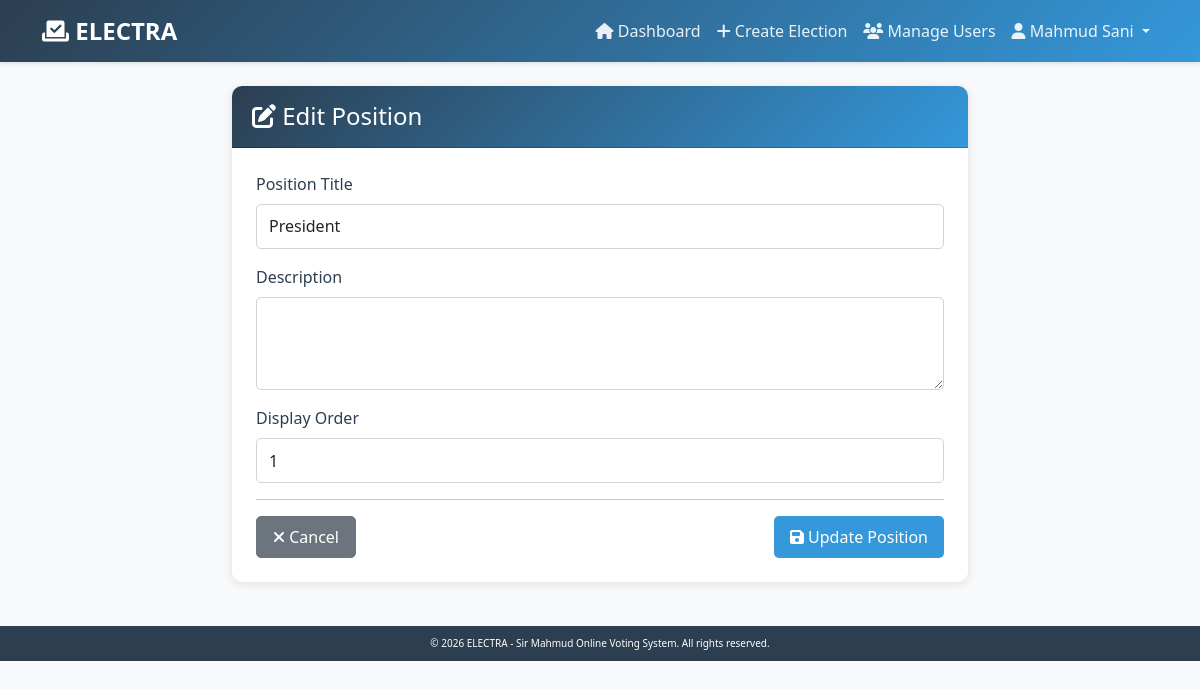
The page /contestants/position/12/edit/ (signed in) on the database its author committed.
### accounts/models.py (models this page shows, shortened)
class User(AbstractBaseUser, PermissionsMixin):
    ROLE_CHOICES = [
        ('voter', 'Voter'),
        ('admin', 'Admin'),
        ('super_admin', 'Super Admin'),
    ]
    email = models.EmailField(unique=True, max_length=255)
    voter_id = models.CharField(max_length=50, unique=True, db_index=True)
    first_name = models.CharField(max_length=100)
    last_name = models.CharField(max_length=100)
    role = models.CharField(max_length=20, choices=ROLE_CHOICES, default='voter')
    is_active = models.BooleanField(default=True)
    is_staff = models.BooleanField(default=False)
    date_joined = models.DateTimeField(auto_now_add=True)
    objects = UserManager()
    USERNAME_FIELD = 'email'
    REQUIRED_FIELDS = ['voter_id', 'first_name', 'last_name']
    class Meta:
        verbose_name = 'User'
        verbose_name_plural = 'Users'
        ordering = ['-date_joined']
    def get_full_name(self):
        return f"{self.first_name} {self.last_name}"
    def is_super_admin(self):
        return self.role == 'super_admin'

### contestants/models.py (models this page shows, shortened)
class Position(models.Model):
    election = models.ForeignKey(
        Election,
        on_delete=models.CASCADE,
        related_name='positions'
    )
    title = models.CharField(max_length=200)
    description = models.TextField(blank=True)
    order = models.PositiveIntegerField(default=0)
    created_at = models.DateTimeField(auto_now_add=True)
    class Meta:
        verbose_name = 'Position'
        verbose_name_plural = 'Positions'
        ordering = ['election', 'order', 'title']
        unique_together = [['election', 'title']]

### contestants/views.py (the view)
@login_required
@super_admin_required
def edit_position(request, pk):
    position = get_object_or_404(Position, pk=pk)
    if request.method == 'POST':
        form = PositionForm(request.POST, instance=position)
        if form.is_valid():
            form.save()
            messages.success(request, 'Position updated successfully!')
            return redirect('elections:manage_election', pk=position.election.pk)
    else:
        form = PositionForm(instance=position)
    return render(request, 'contestants/edit_position.html', {
        'form': form,
        'position': position
    })

### contestants/forms.py
class PositionForm(forms.ModelForm):
    class Meta:
        model = Position
        fields = ['title', 'description', 'order']
        widgets = {
            'title': forms.TextInput(attrs={'class': 'form-control'}),
            'description': forms.Textarea(attrs={
                'class': 'form-control',
                'rows': 3
            }),
            'order': forms.NumberInput(attrs={'class': 'form-control'}),
        }

### templates/contestants/edit_position.html (shortened to what this page needs)
{% extends 'base.html' %}
{% block content %}
<div class="row justify-content-center">
    <div class="col-lg-8">
        <div class="card">
            <div class="card-header">
                <h4 class="mb-0">
                    <i class="fas fa-edit"></i> Edit Position
                </h4>
            </div>
            <div class="card-body">
                <form method="post">
                    <div class="mb-3">
                        <label for="id_title" class="form-label">Position Title</label>
                        {{ form.title }}
                    </div>
                    <div class="mb-3">
                        <label for="id_description" class="form-label">Description</label>
                        {{ form.description }}
                    </div>
                    <div class="mb-3">
                        <label for="id_order" class="form-label">Display Order</label>
                        {{ form.order }}
                    </div>
                    <hr>
                    <div class="d-flex justify-content-between">
                        <a href="{% url 'elections:manage_election' position.election.id %}"
                           class="btn btn-secondary">
                            <i class="fas fa-times"></i> Cancel
                        </a>
                        <button type="submit" class="btn btn-primary">
                            <i class="fas fa-save"></i> Update Position
                        </button>
                    </div>
                </form>
            </div>
        </div>
    </div>
</div>
{% endblock %}

### templates/base.html (shortened to what this page needs)
{% load static %}
<!DOCTYPE html>
<html lang="en">
<head>
    <link href="https://cdn.jsdelivr.net/npm/bootstrap@5.3.0/dist/css/bootstrap.min.css" rel="stylesheet">
    <link rel="stylesheet" href="https://cdnjs.cloudflare.com/ajax/libs/font-awesome/6.4.0/css/all.min.css">
    <link rel="stylesheet" href="{% static 'css/style.css' %}">
</head>
<body>
    <nav class="navbar navbar-expand-lg navbar-dark">
        <div class="container">
            <a class="navbar-brand" href="{% url 'home' %}">
                <i class="fas fa-vote-yea"></i> ELECTRA
            </a>
            <div class="collapse navbar-collapse" id="navbarNav">
                <ul class="navbar-nav ms-auto">
                    {% if user.is_authenticated %}
                        <li class="nav-item">
                            <a class="nav-link" href="{% url 'home' %}">
                                <i class="fas fa-home"></i> Dashboard
                            </a>
                        </li>
                        {% if user.is_super_admin %}
                        <li class="nav-item">
                            <a class="nav-link" href="{% url 'elections:create_election' %}">
                                <i class="fas fa-plus"></i> Create Election
                            </a>
                        </li>
                        <li class="nav-item">
                            <a class="nav-link" href="{% url 'voters:manage_users' %}">
                                <i class="fas fa-users"></i> Manage Users
                            </a>
                        </li>
                        {% endif %}
                        <li class="nav-item dropdown">
                            <a class="nav-link dropdown-toggle" href="#" id="navbarDropdown" role="button"
                               data-bs-toggle="dropdown" aria-expanded="false">
                                <i class="fas fa-user"></i> {{ user.get_full_name }}
                            </a>
                        </li>
                    {% endif %}
                </ul>
            </div>
        </div>
    </nav>
    <main class="container my-4">
        {% block content %}{% endblock %}
    </main>
    <footer class="footer mt-auto">
        <div class="container">
            <p class="mb-0">
                &copy; 2026 ELECTRA - Sir Mahmud Online Voting System. All rights reserved.
            </p>
        </div>
    </footer>
</body>
</html>

### static/css/style.css (style rules this page uses)
:root { --primary-color: #2c3e50; --secondary-color: #3498db; --success-color: #27ae60; --danger-color: #e74c3c; --warning-color: #f39c12; --info-color: #3498db; --light-bg: #f8f9fa; --white: #ffffff; --dark-text: #2c3e50; --muted-text: #6c757d; }
body { font-family: 'Segoe UI', Tahoma, Geneva, Verdana, sans-serif; background-color: var(--light-bg); color: var(--dark-text); }
.navbar { background: linear-gradient(135deg, var(--primary-color), var(--secondary-color)); box-shadow: 0 2px 4px rgba(0, 0, 0, 0.1); }
.navbar-brand { font-weight: 600; font-size: 1.5rem; color: var(--white) !important; }
.navbar-dark .navbar-nav .nav-link { color: rgba(255, 255, 255, 0.9); transition: color 0.3s ease; }
.card { border: none; border-radius: 10px; box-shadow: 0 2px 10px rgba(0, 0, 0, 0.1); margin-bottom: 20px; transition: transform 0.3s ease, box-shadow 0.3s ease; }
.card-header { background: linear-gradient(135deg, var(--primary-color), var(--secondary-color)); color: var(--white); border-radius: 10px 10px 0 0 !important; font-weight: 600; padding: 1rem 1.25rem; }
.card-body { padding: 1.5rem; }
.btn { border-radius: 5px; padding: 0.5rem 1rem; font-weight: 500; transition: all 0.3s ease; }
.btn-primary { background: var(--secondary-color); border: none; }
.form-control, .form-select { border-radius: 5px; border: 1px solid #ced4da; padding: 0.6rem 0.75rem; transition: border-color 0.3s ease, box-shadow 0.3s ease; }
.form-label { font-weight: 500; color: var(--primary-color); margin-bottom: 0.5rem; }
.footer { margin-top: 20px; padding: 10px 0; background-color: var(--primary-color); color: var(--white); text-align: center; font-size: 10px; }
.footer p { margin: 0; }

### rows shown on the page
User: get_full_name "Mahmud Sani"
Position: title "President", order "1"
